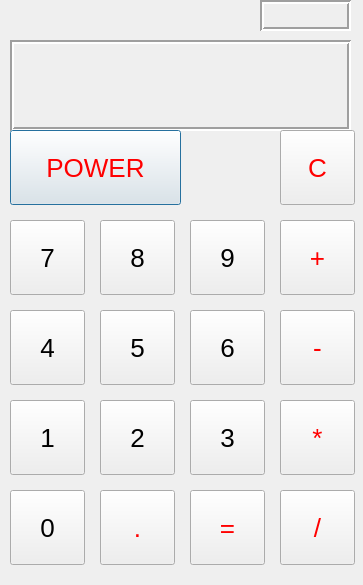
<?xml version="1.0" encoding="UTF-8"?>
<ui version="4.0">
 <class>Calculator</class>
 <widget class="QDialog" name="Calculator">
  <property name="geometry">
   <rect>
    <x>0</x>
    <y>0</y>
    <width>363</width>
    <height>585</height>
   </rect>
  </property>
  <property name="windowTitle">
   <string>Calculator</string>
  </property>
  <widget class="QLabel" name="calcLabel">
   <property name="geometry">
    <rect>
     <x>10</x>
     <y>40</y>
     <width>341</width>
     <height>91</height>
    </rect>
   </property>
   <property name="styleSheet">
    <string notr="true">font-size:36px;</string>
   </property>
   <property name="frameShape">
    <enum>QFrame::Box</enum>
   </property>
   <property name="frameShadow">
    <enum>QFrame::Sunken</enum>
   </property>
   <property name="lineWidth">
    <number>2</number>
   </property>
   <property name="text">
    <string/>
   </property>
   <property name="alignment">
    <set>Qt::AlignRight|Qt::AlignTrailing|Qt::AlignVCenter</set>
   </property>
   <property name="margin">
    <number>10</number>
   </property>
  </widget>
  <widget class="QPushButton" name="power">
   <property name="geometry">
    <rect>
     <x>10</x>
     <y>130</y>
     <width>171</width>
     <height>75</height>
    </rect>
   </property>
   <property name="styleSheet">
    <string notr="true">font-size:26px;
color: rgb(255, 0, 0);</string>
   </property>
   <property name="text">
    <string>POWER</string>
   </property>
  </widget>
  <widget class="QPushButton" name="b7">
   <property name="geometry">
    <rect>
     <x>10</x>
     <y>220</y>
     <width>75</width>
     <height>75</height>
    </rect>
   </property>
   <property name="styleSheet">
    <string notr="true">font-size:26px;</string>
   </property>
   <property name="text">
    <string>7</string>
   </property>
  </widget>
  <widget class="QPushButton" name="b8">
   <property name="geometry">
    <rect>
     <x>100</x>
     <y>220</y>
     <width>75</width>
     <height>75</height>
    </rect>
   </property>
   <property name="styleSheet">
    <string notr="true">font-size:26px;</string>
   </property>
   <property name="text">
    <string>8</string>
   </property>
  </widget>
  <widget class="QPushButton" name="empty">
   <property name="geometry">
    <rect>
     <x>280</x>
     <y>130</y>
     <width>75</width>
     <height>75</height>
    </rect>
   </property>
   <property name="styleSheet">
    <string notr="true">font-size:26px;
color: rgb(255, 0, 0);</string>
   </property>
   <property name="text">
    <string>C</string>
   </property>
  </widget>
  <widget class="QPushButton" name="add">
   <property name="geometry">
    <rect>
     <x>280</x>
     <y>220</y>
     <width>75</width>
     <height>75</height>
    </rect>
   </property>
   <property name="styleSheet">
    <string notr="true">font-size:26px;color: rgb(255, 0, 0);</string>
   </property>
   <property name="text">
    <string>+</string>
   </property>
  </widget>
  <widget class="QPushButton" name="b9">
   <property name="geometry">
    <rect>
     <x>190</x>
     <y>220</y>
     <width>75</width>
     <height>75</height>
    </rect>
   </property>
   <property name="styleSheet">
    <string notr="true">font-size:26px;</string>
   </property>
   <property name="text">
    <string>9</string>
   </property>
  </widget>
  <widget class="QPushButton" name="b4">
   <property name="geometry">
    <rect>
     <x>10</x>
     <y>310</y>
     <width>75</width>
     <height>75</height>
    </rect>
   </property>
   <property name="styleSheet">
    <string notr="true">font-size:26px;</string>
   </property>
   <property name="text">
    <string>4</string>
   </property>
  </widget>
  <widget class="QPushButton" name="b5">
   <property name="geometry">
    <rect>
     <x>100</x>
     <y>310</y>
     <width>75</width>
     <height>75</height>
    </rect>
   </property>
   <property name="styleSheet">
    <string notr="true">font-size:26px;</string>
   </property>
   <property name="text">
    <string>5</string>
   </property>
  </widget>
  <widget class="QPushButton" name="b6">
   <property name="geometry">
    <rect>
     <x>190</x>
     <y>310</y>
     <width>75</width>
     <height>75</height>
    </rect>
   </property>
   <property name="styleSheet">
    <string notr="true">font-size:26px;</string>
   </property>
   <property name="text">
    <string>6</string>
   </property>
  </widget>
  <widget class="QPushButton" name="sub">
   <property name="geometry">
    <rect>
     <x>280</x>
     <y>310</y>
     <width>75</width>
     <height>75</height>
    </rect>
   </property>
   <property name="styleSheet">
    <string notr="true">color: rgb(255, 0, 0);font-size:26px;</string>
   </property>
   <property name="text">
    <string>-</string>
   </property>
  </widget>
  <widget class="QPushButton" name="b1">
   <property name="geometry">
    <rect>
     <x>10</x>
     <y>400</y>
     <width>75</width>
     <height>75</height>
    </rect>
   </property>
   <property name="styleSheet">
    <string notr="true">font-size:26px;</string>
   </property>
   <property name="text">
    <string>1</string>
   </property>
  </widget>
  <widget class="QPushButton" name="b2">
   <property name="geometry">
    <rect>
     <x>100</x>
     <y>400</y>
     <width>75</width>
     <height>75</height>
    </rect>
   </property>
   <property name="styleSheet">
    <string notr="true">font-size:26px;</string>
   </property>
   <property name="text">
    <string>2</string>
   </property>
  </widget>
  <widget class="QPushButton" name="b3">
   <property name="geometry">
    <rect>
     <x>190</x>
     <y>400</y>
     <width>75</width>
     <height>75</height>
    </rect>
   </property>
   <property name="styleSheet">
    <string notr="true">font-size:26px;</string>
   </property>
   <property name="text">
    <string>3</string>
   </property>
  </widget>
  <widget class="QPushButton" name="multiplication">
   <property name="geometry">
    <rect>
     <x>280</x>
     <y>400</y>
     <width>75</width>
     <height>75</height>
    </rect>
   </property>
   <property name="styleSheet">
    <string notr="true">color: rgb(255, 0, 0);font-size:26px;</string>
   </property>
   <property name="text">
    <string>*</string>
   </property>
  </widget>
  <widget class="QPushButton" name="b0">
   <property name="geometry">
    <rect>
     <x>10</x>
     <y>490</y>
     <width>75</width>
     <height>75</height>
    </rect>
   </property>
   <property name="styleSheet">
    <string notr="true">font-size:26px;</string>
   </property>
   <property name="text">
    <string>0</string>
   </property>
  </widget>
  <widget class="QPushButton" name="dot">
   <property name="geometry">
    <rect>
     <x>100</x>
     <y>490</y>
     <width>75</width>
     <height>75</height>
    </rect>
   </property>
   <property name="styleSheet">
    <string notr="true">font-size:26px;
color: rgb(255, 0, 0);</string>
   </property>
   <property name="text">
    <string>.</string>
   </property>
  </widget>
  <widget class="QPushButton" name="equals">
   <property name="geometry">
    <rect>
     <x>190</x>
     <y>490</y>
     <width>75</width>
     <height>75</height>
    </rect>
   </property>
   <property name="styleSheet">
    <string notr="true">font-size:26px;
color: rgb(255, 0, 0);</string>
   </property>
   <property name="text">
    <string>=</string>
   </property>
  </widget>
  <widget class="QPushButton" name="divide">
   <property name="geometry">
    <rect>
     <x>280</x>
     <y>490</y>
     <width>75</width>
     <height>75</height>
    </rect>
   </property>
   <property name="styleSheet">
    <string notr="true">color: rgb(255, 0, 0);font-size:26px;</string>
   </property>
   <property name="text">
    <string>/</string>
   </property>
  </widget>
  <widget class="QLabel" name="miniCalcLabel">
   <property name="geometry">
    <rect>
     <x>260</x>
     <y>0</y>
     <width>91</width>
     <height>31</height>
    </rect>
   </property>
   <property name="styleSheet">
    <string notr="true">font-size:20px;
</string>
   </property>
   <property name="frameShape">
    <enum>QFrame::Box</enum>
   </property>
   <property name="frameShadow">
    <enum>QFrame::Sunken</enum>
   </property>
   <property name="lineWidth">
    <number>2</number>
   </property>
   <property name="text">
    <string/>
   </property>
   <property name="alignment">
    <set>Qt::AlignCenter</set>
   </property>
  </widget>
 </widget>
 <resources/>
 <connections/>
</ui>
